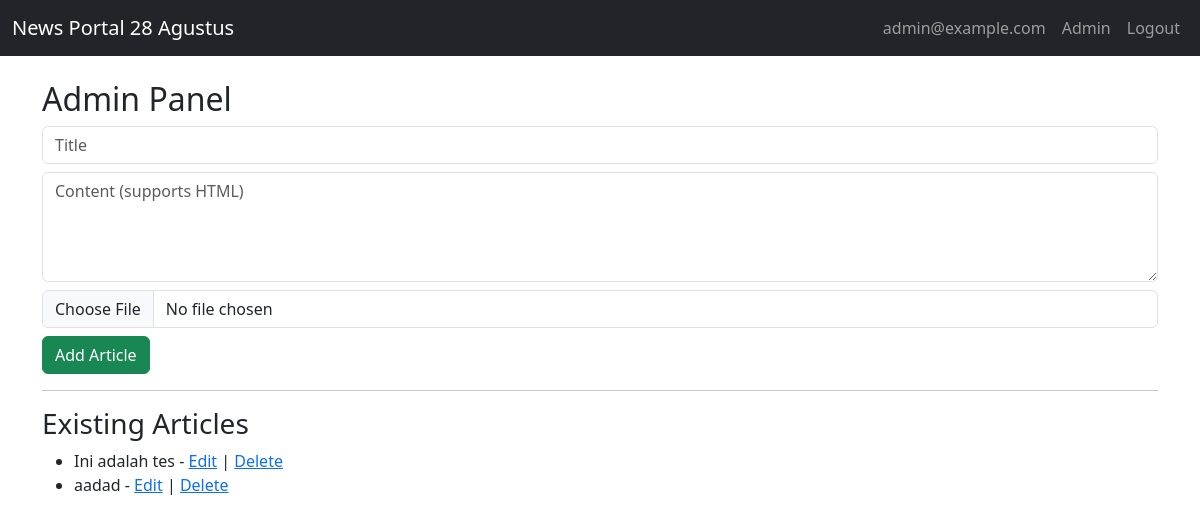
The page /admin (signed in) on the database its author committed.
### app.py (models this page shows)
class User(UserMixin, db.Model):
    id = db.Column(db.Integer, primary_key=True)
    email = db.Column(db.String(150), unique=True, nullable=False)
    password = db.Column(db.String(150), nullable=False)
    role = db.Column(db.String(50), nullable=False, default="user")

class Article(db.Model):
    id = db.Column(db.Integer, primary_key=True)
    title = db.Column(db.String(200), nullable=False)
    content = db.Column(db.Text, nullable=False)
    image = db.Column(db.String(200), nullable=True)

### app.py (the view, shortened to what this page needs)
@app.route("/admin", methods=["GET", "POST"])
@login_required
def admin():
    if current_user.role != "admin":
        flash("Access denied")
        return redirect(url_for("index"))
    articles = Article.query.all()
    return render_template("admin.html", articles=articles)

### app.py (called while the page is built)
@login_manager.user_loader
def load_user(user_id):
    return User.query.get(int(user_id))

@app.before_request
def create_admin():
    db.create_all()
    if not User.query.filter_by(role="admin").first():
        admin = User(email="admin@example.com", password=generate_password_hash("admin123"), role="admin")
        db.session.add(admin)
        db.session.commit()

### templates/admin.html
    {% extends "layout.html" %}
    {% block content %}
    <h2>Admin Panel</h2>
    <form method="POST" enctype="multipart/form-data">
      <input type="text" name="title" class="form-control mb-2" placeholder="Title">
      <textarea name="content" class="form-control mb-2" rows="4" placeholder="Content (supports HTML)"></textarea>
      <input type="file" name="image" class="form-control mb-2">
      <button type="submit" class="btn btn-success">Add Article</button>
    </form>
    <hr>
    <h3>Existing Articles</h3>
    <ul>
    {% for article in articles %}
      <li>{{ article.title }} -
        <a href="{{ url_for('edit_article', article_id=article.id) }}">Edit</a> |
        <a href="{{ url_for('delete_article', article_id=article.id) }}">Delete</a>
      </li>
    {% endfor %}
    </ul>
    {% endblock %}

### templates/layout.html (shortened to what this page needs)
    <!doctype html>
    <html lang="en">
      <head>
        <link href="https://cdn.jsdelivr.net/npm/bootstrap@5.3.0/dist/css/bootstrap.min.css" rel="stylesheet">
        <link href="/static/style.css" rel="stylesheet">
      </head>
      <body>
        <nav class="navbar navbar-expand-lg navbar-dark bg-dark mb-4">
          <div class="container-fluid">
            <a class="navbar-brand" href="{{ url_for('index') }}">News Portal 28 Agustus</a>
            <div class="collapse navbar-collapse">
              <ul class="navbar-nav ms-auto">
                {% if current_user.is_authenticated %}
                  <li class="nav-item"><a class="nav-link" href="#">{{ current_user.email }}</a></li>
                  {% if current_user.role == 'admin' %}
                  <li class="nav-item"><a class="nav-link" href="{{ url_for('admin') }}">Admin</a></li>
                  {% endif %}
                  <li class="nav-item"><a class="nav-link" href="{{ url_for('logout') }}">Logout</a></li>
                {% else %}
                  <li class="nav-item"><a class="nav-link" href="{{ url_for('login') }}">Login</a></li>
                  <li class="nav-item"><a class="nav-link" href="{{ url_for('register') }}">Register</a></li>
                {% endif %}
              </ul>
            </div>
          </div>
        </nav>
        <div class="container">
          {% block content %}{% endblock %}
        </div>
      </body>
    </html>

### rows shown on the page
User: email "admin@example.com"
Article: title "Ini adalah tes"
Article: title "aadad"
